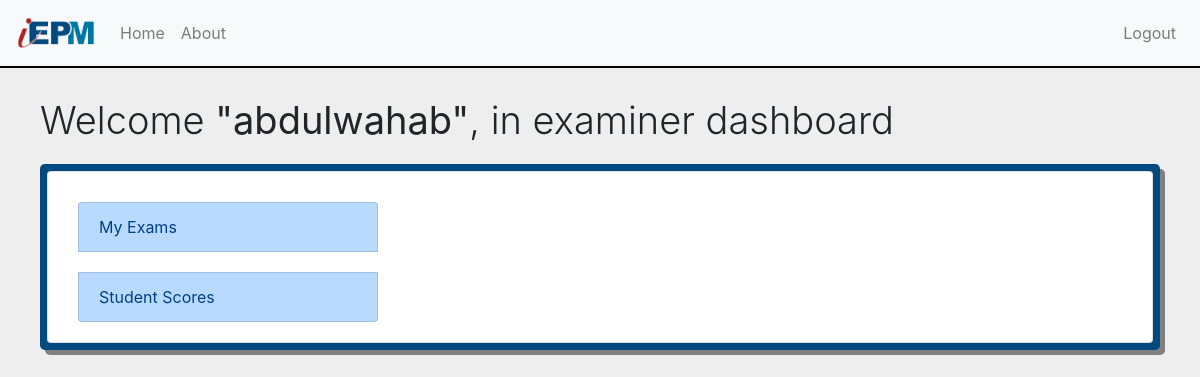
Page /users/examiners/abdulwahab/ on the earlier database version.
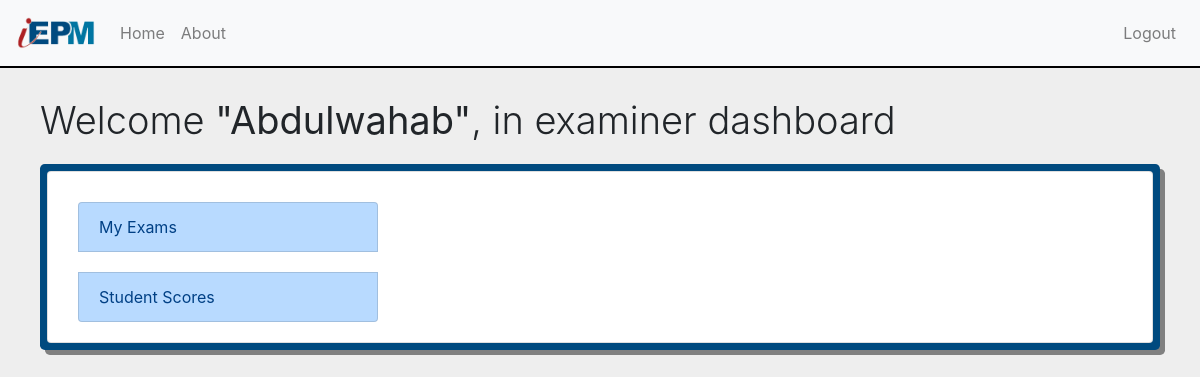
Same page on the later database version.
### users/models.py (models this page shows, shortened)
class MyUser(models.Model):
    user = models.OneToOneField(User, on_delete=models.CASCADE)
    is_examiner = models.BooleanField(default=False)
    is_student = models.BooleanField(default=False)
    slug = models.SlugField(null=True, blank=True)

### users/views.py (the view)
# urls.py: path('examiners/<slug>/', users_views.examiner_profile, name='examiner_profile'),
def examiner_profile(request, slug):
    if request.method == 'POST':
        profile = get_object_or_404(MyUser, slug=slug)
        if profile.is_valid():
            redirect('users/examiners/examiner_profile.html')
    else:
        profile = AuthenticationForm()
    profile = get_object_or_404(MyUser, slug=slug)
    data = {
        'profile': profile
    }
    return render(request, 'users/examiners/examiner_profile.html', data)

### users/templates/users/examiners/examiner_profile.html (shortened to what this page needs)
{% extends 'base.html' %}
{% load crispy_forms_tags %}
{% load static %}
{% block custom_css %}
    <link rel="stylesheet" href="{% static 'users/examiners/css/examiner_profile.css' %}">
{% endblock %}
{% block logout_in_navbar %}
    <li class="nav-item mr-auto">
        <a class="nav-link" href="{% url 'users:logout' %}">Logout</a>
    </li>
{% endblock %}
{% block content %}
    <div class="container">
        <h1 class="display-4">Welcome <b>"{{ profile.user }}"</b>, in examiner dashboard</h1>
        <div class="jumbotron">
            <div class="card card-body" >
                <div class="list-group">
                  <a href="{% url 'main:all_exams' %}" class="list-group-item list-group-item-action list-group-item-primary item">My Exams</a>
                  <a href="{% url 'main:students_scores' %}" class="list-group-item list-group-item-action list-group-item-primary item">Student Scores</a>
                </div>
            </div>
        </div>
    </div>
{% endblock %}

Differences in the rows shown:
removed MyUser: user "abdulwahab"
added MyUser: user "Abdulwahab"
